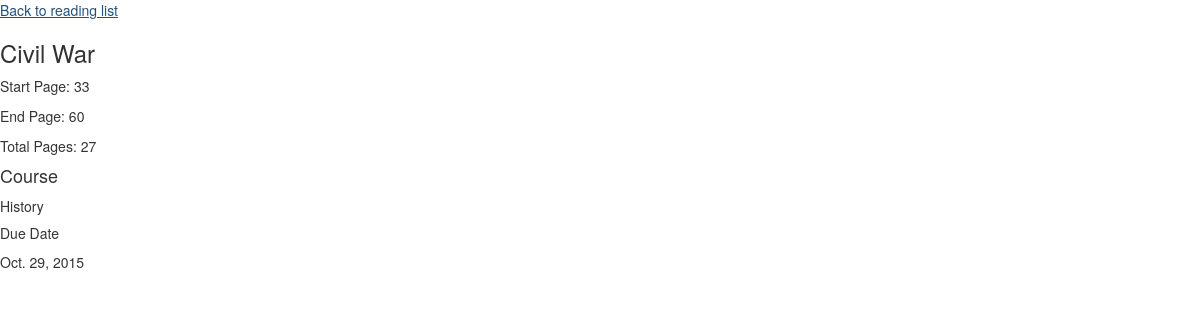
/item/2/, run on the app's committed database.
### inventory/models.py (models this page shows, shortened)
class Item(models.Model):
	title = models.CharField(max_length=200)
	startPage = models.IntegerField()
	endPage = models.IntegerField()
	course = models.CharField(max_length=200)
	dueDate = models.DateField()

### inventory/views.py (the view)
# urls.py: url(r'^item/(?P<id>\d+)/', views.item_detail, name='item_detail'),
def item_detail(request, id):
	try:
		item = Item.objects.get(id=id)
	except Item.DoesNotExist:
		raise Http404('This item does not exist')
	return render(request, 'inventory/item_detail.html', {
		'item': item,
	})

### firstdjango/templates/inventory/item_detail.html
{% extends "base.html" %}
{% load mathfilters %}
{% block content %}
	<a href="{% url 'index' %}">Back to reading list</a>
	<h3>{{ item.title|capfirst }}</h3>
	<p> Start Page: {{ item.startPage }} </p>
	<p> End Page: {{ item.endPage }}</p>
	<p> Total Pages: {{item.endPage|sub:item.startPage}}</p>
	<h4> Course </h4>
	<p> {{ item.course }}</p>
	<h5> Due Date</h5>
	<p>{{ item.dueDate }}
{% endblock %}

### data on the page
Item: title "Civil War", startPage "33", endPage "60", endPage|sub "27", course "History", dueDate "Oct. 29, 2015"
